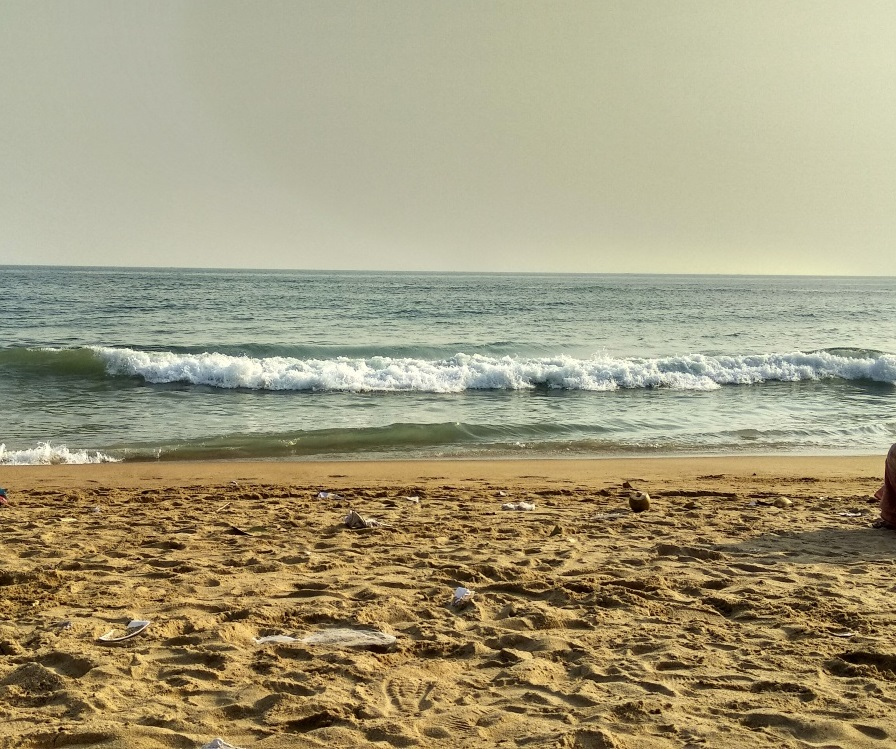
#> input picture prac2/sea.png, 896 x 749 px
$ python 1.3.py
#> lines starting #> are read from the running program, lines starting #| are printed output that depends on the picture
from PIL import Image
import numpy as np
import matplotlib.pyplot as plt
import math

img = Image.open('sea.png')
#> img is the input picture: PIL image 896x749 RGB; mean R, G, B 163.5, 155.8, 124.9

plt.figure(figsize=(12, 6))
plt.subplot(121)
plt.imshow(np.asarray(img))
plt.title("Imagen original")

angle = 10
sen = math.sin(math.radians(angle))
cos = math.cos(math.radians(angle))

escala_x, escala_y = 1.5, 1.5
transl_x, transl_y = 20, 30

T_rot = np.array([
	[cos, -sen, 0],
	[sen, cos, 0],
	[0, 0, 1]
])

T_escala = np.array([
	[escala_x, 0, 0],
	[0, escala_y, 0],
	[0, 0, 1]
])

T_transl = np.array([
	[1, 0, transl_x],
	[0, 1, transl_y],
	[0, 0, 1]
])

T = T_transl @ T_escala @ T_rot
T_inv = np.linalg.inv(T)

img_transformada = img.transform(img.size, Image.Transform.AFFINE, data=T_inv[:2, :].flatten(), resample=Image.NEAREST)
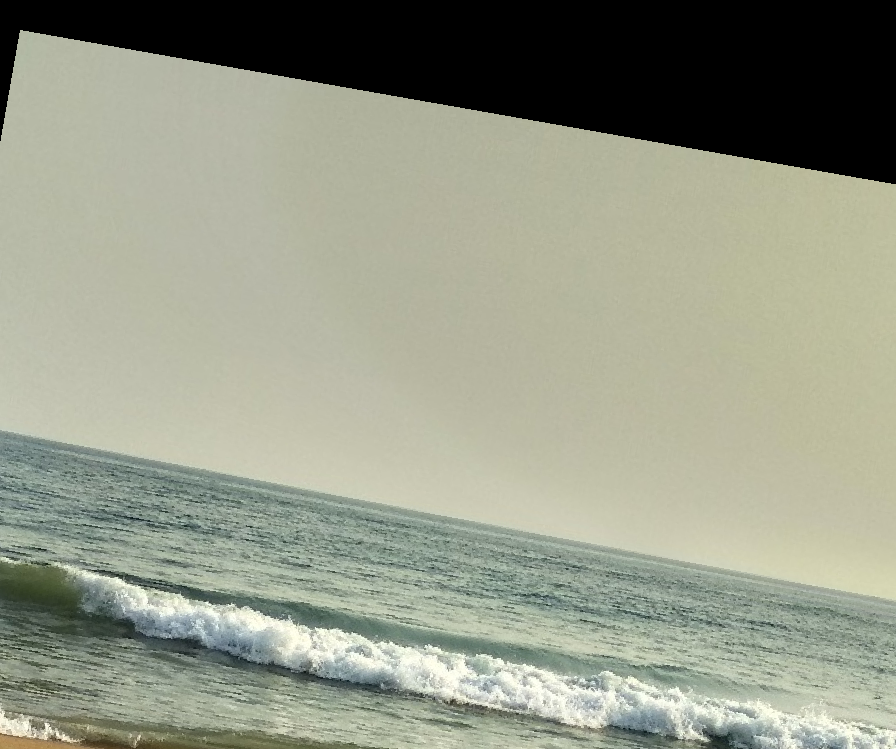
#> img_transformada: PIL image 896x749 RGB; mean R, G, B 148.1, 152, 135.1

plt.subplot(1, 2, 2)
plt.imshow(np.asarray(img_transformada))
plt.title("Imagen transformada")
plt.axis("off")

plt.show()
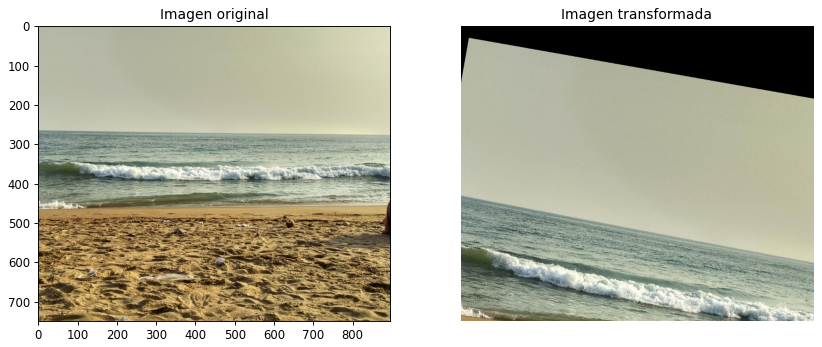
#> figure drawn by matplotlib, 2 panels

$ run again, with prac2/TORREDELMAR.jpg saved as prac2/sea.png
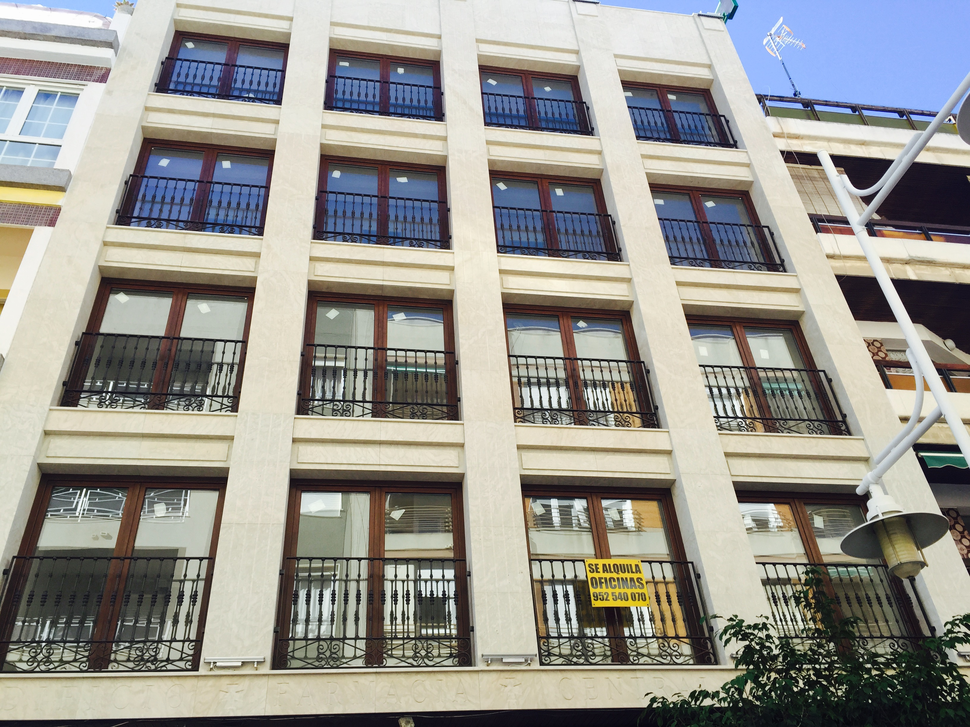
#> input picture prac2/TORREDELMAR.jpg, 970 x 727 px, shrunk from 3264 x 2448 before the run
#> img is the input picture: PIL image 970x727 RGB; mean R, G, B 150.2, 148.7, 142.5
#> `img_transformada = img.transform(img.size, Image.Transform.AFFINE, dat..`:
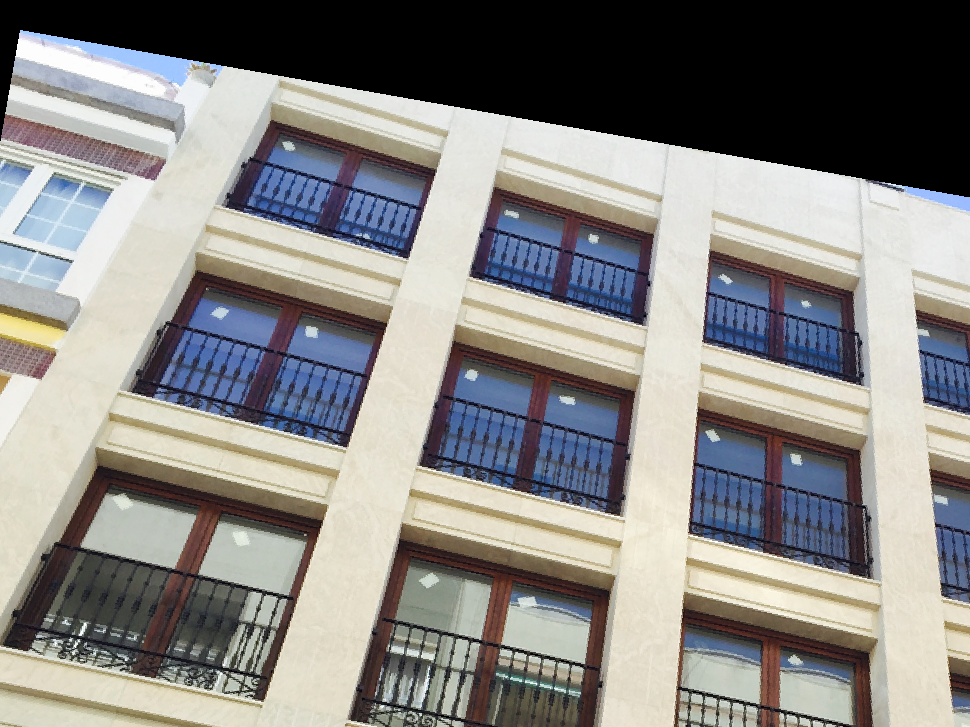
#> img_transformada: PIL image 970x727 RGB; mean R, G, B 136.5, 135, 132.5
#> `plt.show()`:
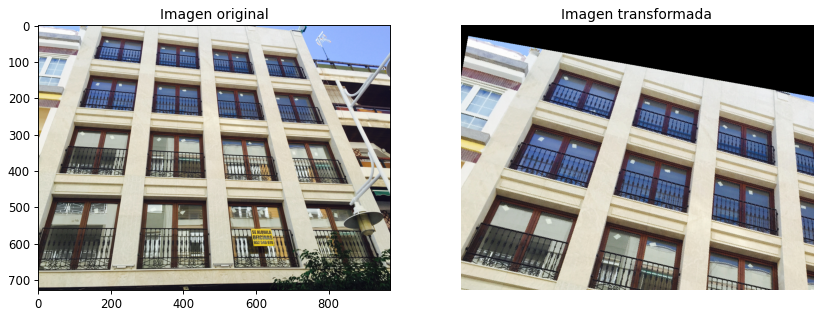
#> figure drawn by matplotlib, 2 panels
